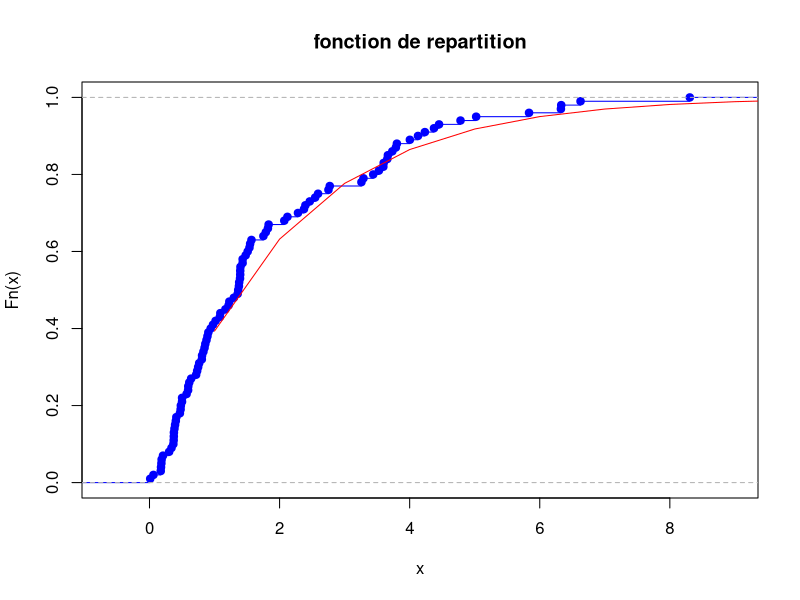
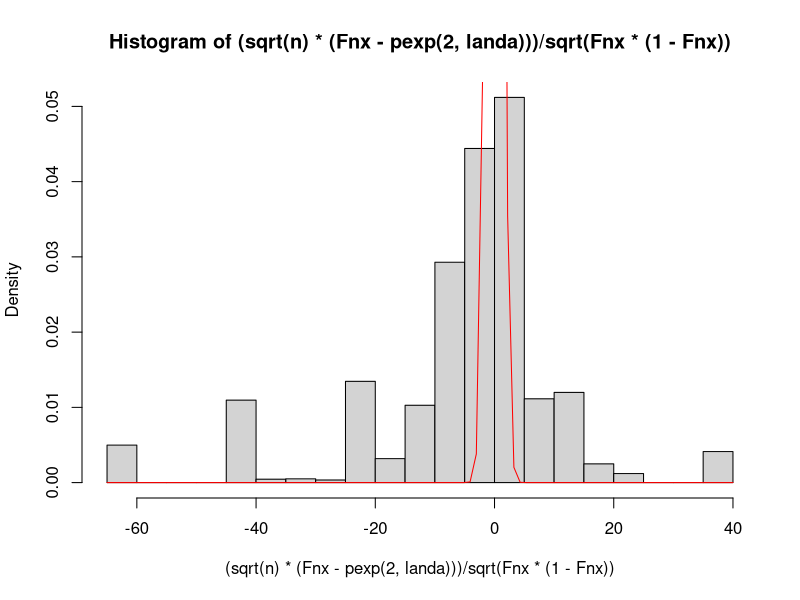
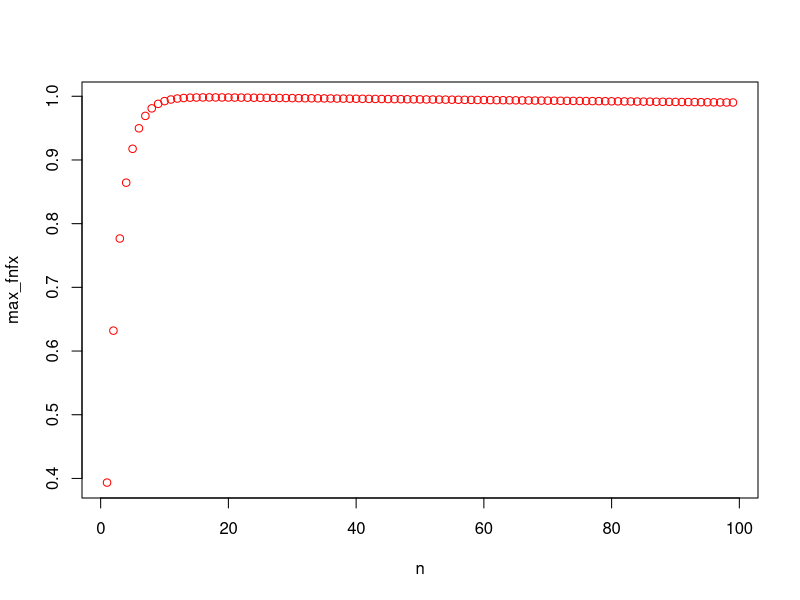

Source code (R) for these figures, in order:
# Exercise 1 
landa <- 0.5
n <- 100
L <- rexp(n,landa)
x <- seq(1,100,1)
F.repartition <- 1 - exp(-landa * x)
F.repartition.emperique <- plot(ecdf(L),col="blue",
                                main="fonction de repartition")
lines(x,F.repartition,col="red")
# checking the normality
xfix <- 2
Fn <- ecdf(L)
n <- 100
m <- 1000
ech <- replicate(m,rexp(n,landa))
Fnx <- apply(ech,1,Fn)
hist((sqrt(n) * (Fnx - pexp(2,landa))) / sqrt(Fnx * (1 - Fnx)),probability = TRUE)
curve(dnorm(x,0,1),add=TRUE,col="red")

# Confidence interval

supmax <- function(n){
  sup <- c()
    for(j in 1:length(x)-1){
      sup[j] <- max(((1 - j)/ n)+pexp(x[j],landa),-pexp(x[j+1],landa)+(j+1)/n)
    }
  return (sup)
}
max_fnfx <- supmax(10000)
plot(1:(n-1),max_fnfx,col="red",xlab = "n")
alpha <- 0.05
born_inf <- Fnx - ((qexp(1-(alpha/2),landa)) / sqrt(n)) * sqrt(Fnx * (1-Fnx))
Fnx
born_sup <- Fnx + ((qexp(1-(alpha/2),landa)) / sqrt(n)) * sqrt(Fnx * (1-Fnx))
